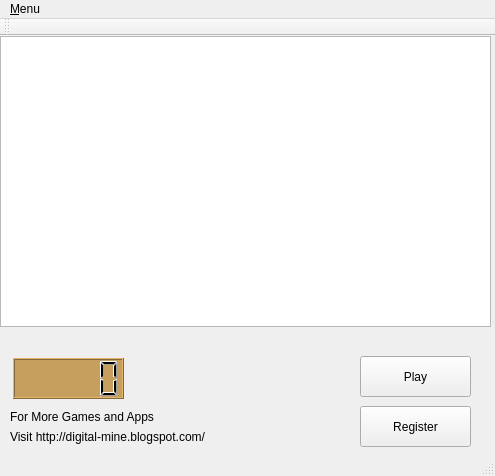
<?xml version="1.0" encoding="UTF-8"?>
<ui version="4.0">
 <class>MainWindow</class>
 <widget class="QMainWindow" name="MainWindow">
  <property name="geometry">
   <rect>
    <x>0</x>
    <y>0</y>
    <width>495</width>
    <height>476</height>
   </rect>
  </property>
  <property name="windowTitle">
   <string>MainWindow</string>
  </property>
  <widget class="QWidget" name="centralWidget">
   <widget class="QLabel" name="label">
    <property name="geometry">
     <rect>
      <x>10</x>
      <y>390</y>
      <width>221</width>
      <height>21</height>
     </rect>
    </property>
    <property name="text">
     <string>Visit http://digital-mine.blogspot.com/</string>
    </property>
   </widget>
   <widget class="QLabel" name="label_2">
    <property name="geometry">
     <rect>
      <x>10</x>
      <y>370</y>
      <width>211</width>
      <height>21</height>
     </rect>
    </property>
    <property name="text">
     <string>For More Games and Apps</string>
    </property>
   </widget>
   <widget class="QPushButton" name="pushButton">
    <property name="geometry">
     <rect>
      <x>360</x>
      <y>320</y>
      <width>111</width>
      <height>41</height>
     </rect>
    </property>
    <property name="text">
     <string>Play</string>
    </property>
   </widget>
   <widget class="QPushButton" name="pushButton_2">
    <property name="geometry">
     <rect>
      <x>360</x>
      <y>370</y>
      <width>111</width>
      <height>41</height>
     </rect>
    </property>
    <property name="text">
     <string>Register</string>
    </property>
   </widget>
   <widget class="QGraphicsView" name="graphicsView">
    <property name="geometry">
     <rect>
      <x>0</x>
      <y>0</y>
      <width>491</width>
      <height>291</height>
     </rect>
    </property>
    <property name="styleSheet">
     <string notr="true">border-image: url(:/D_FORCE.jpg);</string>
    </property>
   </widget>
   <widget class="QLCDNumber" name="lcdNumber">
    <property name="geometry">
     <rect>
      <x>13</x>
      <y>322</y>
      <width>111</width>
      <height>41</height>
     </rect>
    </property>
    <property name="styleSheet">
     <string notr="true">background-color: rgb(198, 158, 93);</string>
    </property>
   </widget>
   <widget class="QWidget" name="widget" native="true">
    <property name="geometry">
     <rect>
      <x>130</x>
      <y>320</y>
      <width>221</width>
      <height>41</height>
     </rect>
    </property>
    <property name="whatsThis">
     <string>&lt;html&gt;&lt;head/&gt;&lt;body&gt;&lt;p&gt;&lt;span style=&quot; font-size:14pt;&quot;&gt;REGISTRATION TIMEOUT&lt;/span&gt;&lt;/p&gt;&lt;/body&gt;&lt;/html&gt;</string>
    </property>
    <property name="styleSheet">
     <string notr="true">border-image: url(:/Capture.JPG);</string>
    </property>
   </widget>
  </widget>
  <widget class="QMenuBar" name="menuBar">
   <property name="geometry">
    <rect>
     <x>0</x>
     <y>0</y>
     <width>495</width>
     <height>26</height>
    </rect>
   </property>
   <widget class="QMenu" name="menu_File">
    <property name="title">
     <string>&amp;Menu</string>
    </property>
    <addaction name="action_exit"/>
    <addaction name="actionAbout"/>
    <addaction name="actionRegister"/>
   </widget>
   <addaction name="menu_File"/>
  </widget>
  <widget class="QToolBar" name="mainToolBar">
   <attribute name="toolBarArea">
    <enum>TopToolBarArea</enum>
   </attribute>
   <attribute name="toolBarBreak">
    <bool>false</bool>
   </attribute>
  </widget>
  <widget class="QStatusBar" name="statusBar"/>
  <action name="action_exit">
   <property name="text">
    <string>&amp;Exit</string>
   </property>
  </action>
  <action name="actionAbout">
   <property name="text">
    <string>About</string>
   </property>
  </action>
  <action name="actionRegister">
   <property name="text">
    <string>Register</string>
   </property>
  </action>
 </widget>
 <layoutdefault spacing="6" margin="11"/>
 <resources/>
 <connections/>
</ui>
